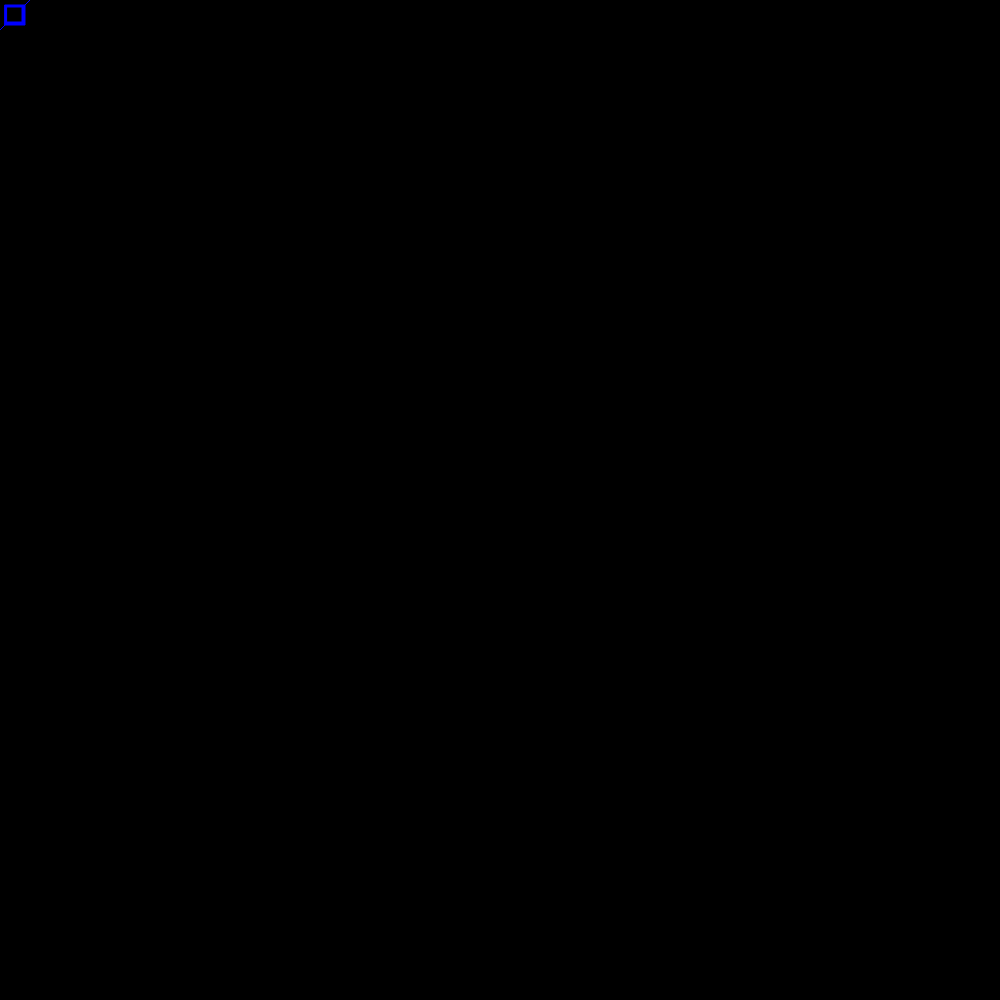
Frame 1 (no input)
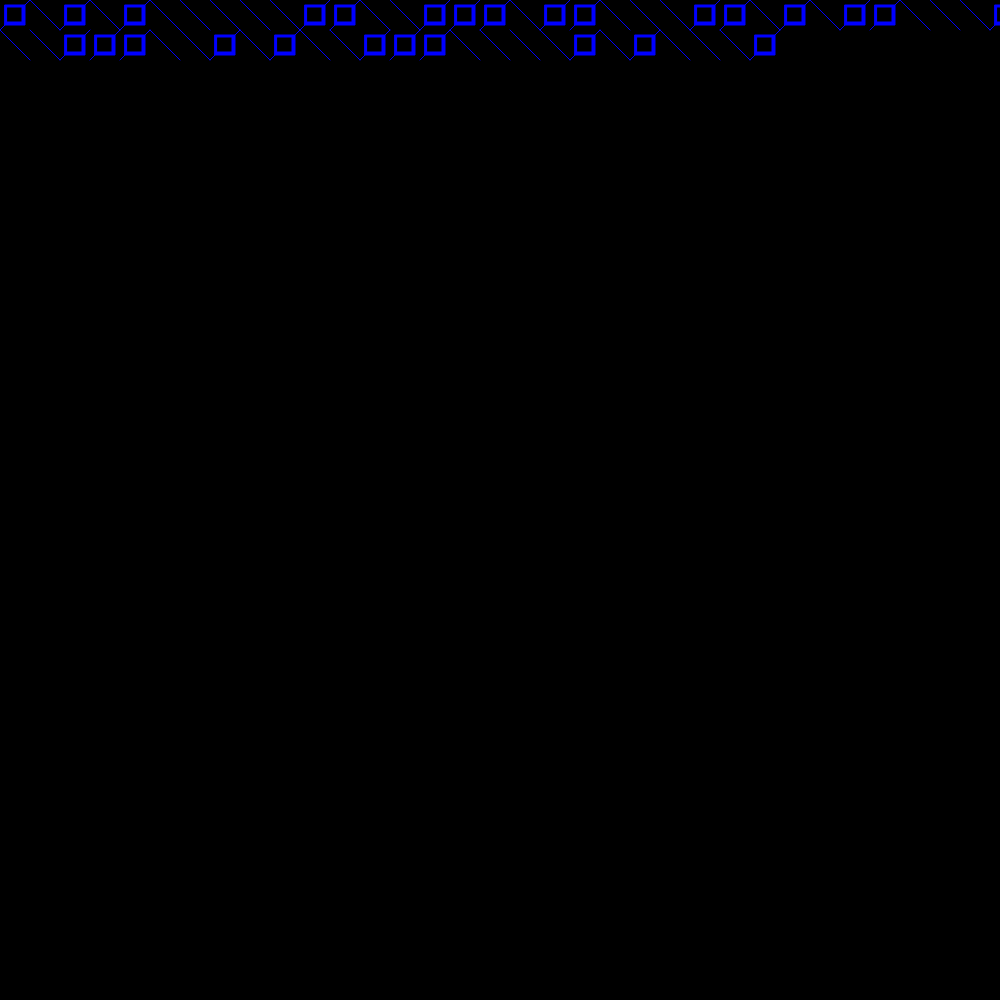
Frame 60 (no input)
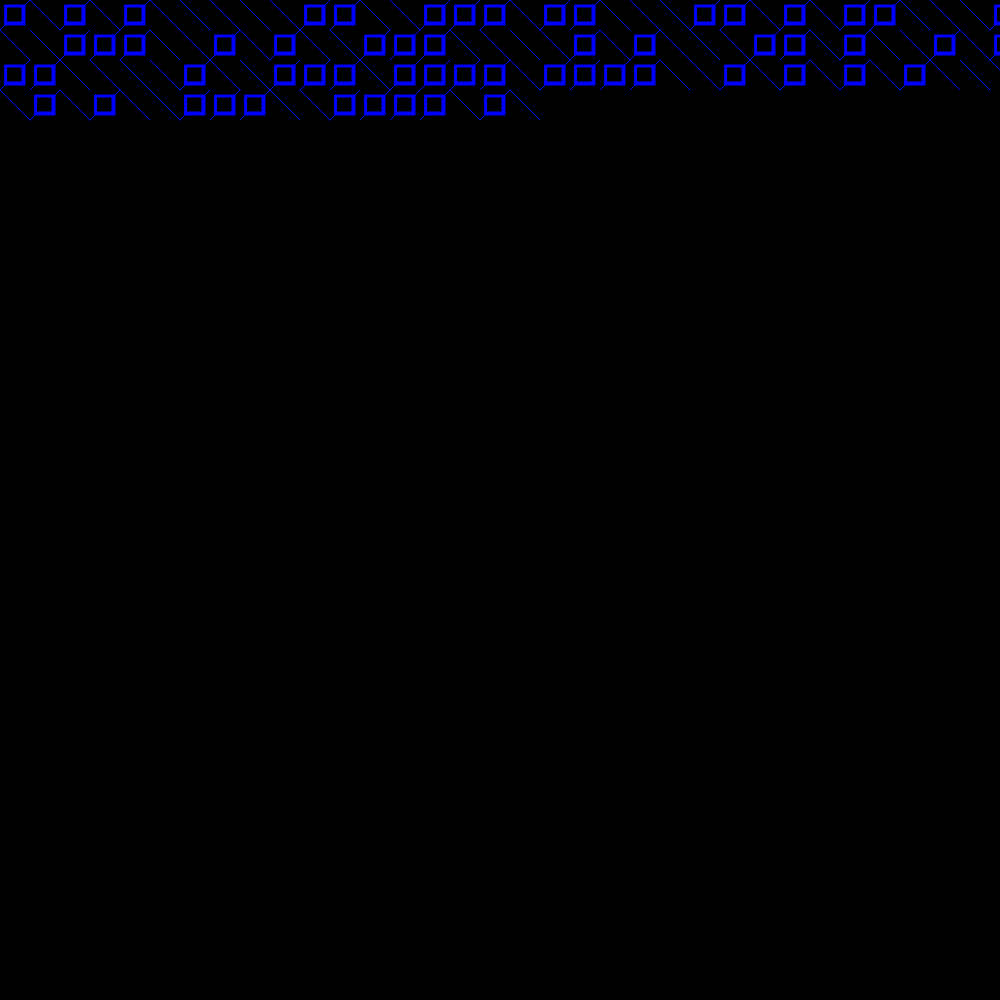
Frame 120 (the mouse pressed at the canvas centre since frame 60)

The p5.js sketch that drew these frames (run headless with seeded random() and noise() and a simulated clock; from frame 60 on, the mouse is pressed at the canvas centre):

// p5.js sketch
// ── sketch.js
let x, y, size;
function setup() {
  createCanvas(1000, 1000);
  background("black");
  x = 0;
  y = 0;
  size = 30;
}

function draw() {

  stroke("Blue");
  choice = random(0, 1);
  if (choice < 0.5) {
    line(x,y,x+size,y+size);

  }
  else if (0.5<=choice < 0.8){
    line(x,y,x+size,y+size);
    line(x+size,y,x,y+size)
  }
  else{
    line(x+size,y,x,y+size)
    fill("Blue");
    rect(x+5,y+5,size-10,size-10);
    fill("Black");
    rect(x+7,y+7,size-15,size-15);
  }
  x = x+ size;
  if(x>width){
    x = 0;
    y = y + size;
  }
}
